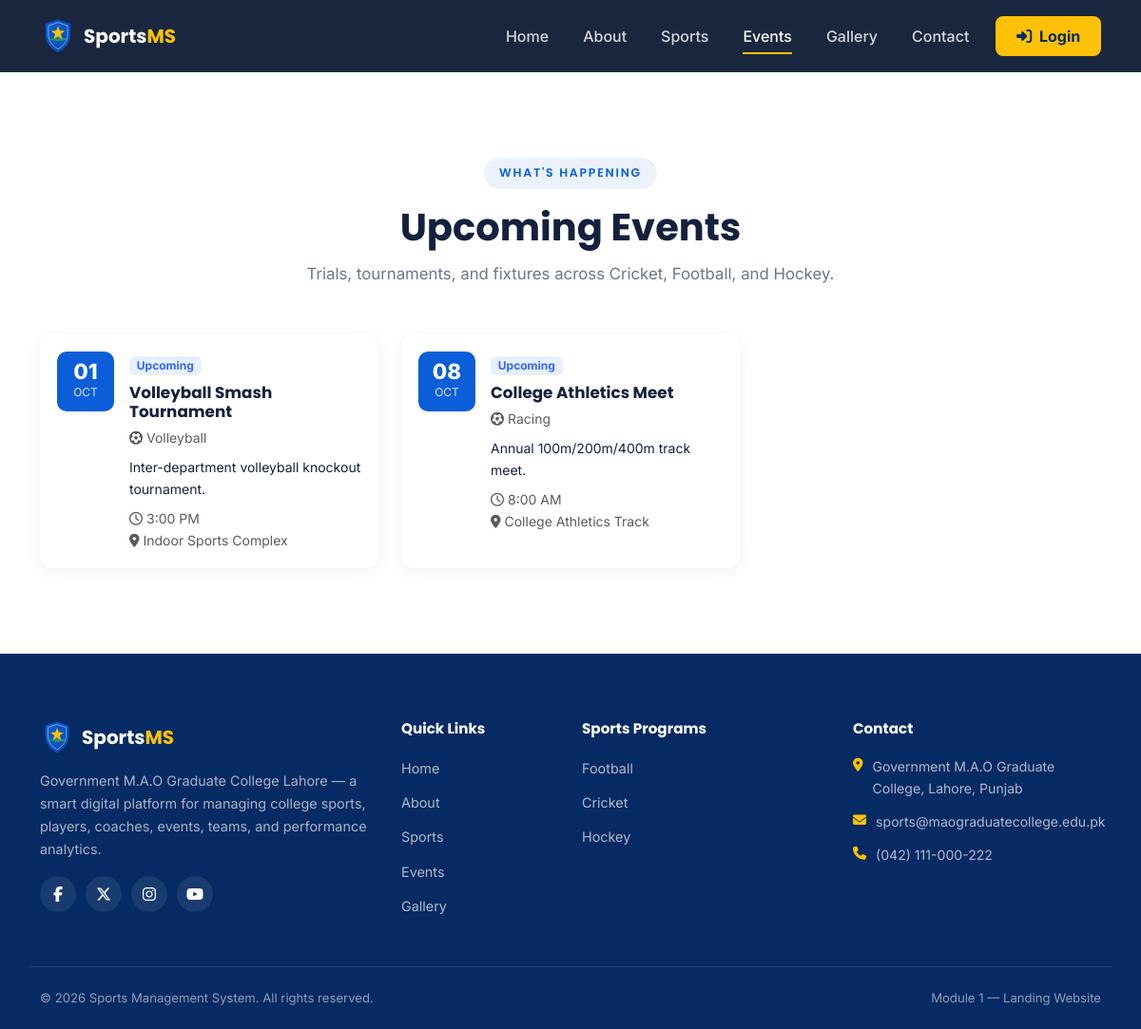
Page /pages/events.php on the committed database.
### tables this page shows
CREATE TABLE events (
    event_id       INT UNSIGNED AUTO_INCREMENT PRIMARY KEY,
    sport_id       INT UNSIGNED NOT NULL,
    coach_id       INT UNSIGNED DEFAULT NULL,
    title          VARCHAR(150) NOT NULL,
    description    TEXT DEFAULT NULL,
    venue          VARCHAR(150) DEFAULT NULL,
    event_date     DATE NOT NULL,
    start_time     TIME DEFAULT NULL,
    end_time       TIME DEFAULT NULL,
    banner_image   VARCHAR(255) DEFAULT NULL,
    status         ENUM('Upcoming','Running','Completed','Cancelled') NOT NULL DEFAULT 'Upcoming',
    created_at     TIMESTAMP NOT NULL DEFAULT CURRENT_TIMESTAMP,
    KEY idx_event_sport (sport_id),
    KEY idx_event_coach (coach_id),
    KEY idx_event_date (event_date),
    KEY idx_event_status (status),
    CONSTRAINT fk_event_sport FOREIGN KEY (sport_id)
        REFERENCES sports(sport_id) ON DELETE CASCADE ON UPDATE CASCADE,
    CONSTRAINT fk_event_coach FOREIGN KEY (coach_id)
        REFERENCES coaches(coach_id) ON DELETE SET NULL ON UPDATE CASCADE
);

CREATE TABLE sports (
    sport_id     INT UNSIGNED AUTO_INCREMENT PRIMARY KEY,
    sport_name   VARCHAR(50) NOT NULL,
    created_at   TIMESTAMP NOT NULL DEFAULT CURRENT_TIMESTAMP,
    UNIQUE KEY uq_sport_name (sport_name)
);

### includes/functions.php (called while the page is built, shortened)
<?php
function safeOut(?string $value): string {
    return htmlspecialchars($value ?? '', ENT_QUOTES, 'UTF-8');
}

### pages/events.php (the view, shortened to what this page needs)
<?php
require_once __DIR__ . '/../includes/header.php';
require_once __DIR__ . '/../includes/navbar.php';
$events = [];
if ($conn) {
    $events = $conn->query(
        "SELECT e.*, s.sport_name FROM events e
         JOIN sports s ON e.sport_id = s.sport_id
         WHERE e.status IN ('Upcoming','Running')
         ORDER BY e.event_date ASC, e.start_time ASC"
    )->fetch_all(MYSQLI_ASSOC);
}
?>
<section class="section">
  <div class="container">
    <div class="section-header text-center" data-aos="fade-up">
      <span class="section-tag">What's Happening</span>
      <h1 class="section-title">Upcoming Events</h1>
      <p class="section-subtitle">Trials, tournaments, and fixtures across Cricket, Football, and Hockey.</p>
    </div>
    <?php if (empty($events)): ?>
      <p class="text-center text-muted mt-4">No events are scheduled right now — check back soon.</p>
    <?php else: ?>
      <div class="row g-4">
        <?php foreach ($events as $i => $ev): ?>
          <div class="col-lg-4 col-md-6" data-aos="fade-up" data-aos-delay="<?php echo $i * 100; ?>">
            <div class="event-list-card">
              <div class="event-list-date">
                <span class="event-list-day"><?php echo date('d', strtotime($ev['event_date'])); ?></span>
                <span class="event-list-month"><?php echo date('M', strtotime($ev['event_date'])); ?></span>
              </div>
              <div class="event-list-body">
                <span class="badge <?php echo $ev['status'] === 'Running' ? 'badge-running' : 'badge-upcoming'; ?>"><?php echo safeOut($ev['status']); ?></span>
                <h3><?php echo safeOut($ev['title']); ?></h3>
                <p class="text-muted small mb-2"><i class="fa-solid fa-futbol me-1"></i><?php echo safeOut($ev['sport_name']); ?></p>
                <?php if ($ev['description']): ?><p class="small mb-2"><?php echo safeOut($ev['description']); ?></p><?php endif; ?>
                <p class="small text-muted mb-0">
                  <?php if ($ev['start_time']): ?><i class="fa-regular fa-clock me-1"></i><?php echo date('g:i A', strtotime($ev['start_time'])); ?><br><?php endif; ?>
                  <?php if ($ev['venue']): ?><i class="fa-solid fa-location-dot me-1"></i><?php echo safeOut($ev['venue']); ?><?php endif; ?>
                </p>
              </div>
            </div>
          </div>
        <?php endforeach; ?>
      </div>
    <?php endif; ?>
  </div>
</section>
<?php require_once __DIR__ . '/../includes/footer.php'; ?>

### assets/css/style.css (style rules this page uses)
:root { --primary: #0B5ED7; --primary-dark: #062a63; --secondary: #198754; --secondary-dark: #0f6b41; --accent: #FFC107; --accent-dark: #c98a00; --bg: #ffffff; --bg-alt: #f5f8fc; --text-dark: #14213d; --text-muted: #6c7789; --border: #e7ecf3; --radius: 14px; --shadow-sm: 0 4px 14px rgba(11,94,215,.07); --shadow-md: 0 12px 30px rgba(11,94,215,.12); --font-heading: 'Poppins', sans-serif; --font-body: 'Inter', sans-serif; }
* { box-sizing:border-box; }
html { scroll-behavior:smooth; }
body { font-family:var(--font-body); color:var(--text-dark); background:var(--bg); line-height:1.65; }
h1,h2,h3,h4,h5,h6 { font-family:var(--font-heading); font-weight:700; color:var(--text-dark); }
.section { padding:90px 0; }
.section-header { max-width:640px; margin:0 auto 50px; }
.section-tag { display:inline-block; font-family:var(--font-heading); font-size:.78rem; font-weight:600; letter-spacing:.14em; text-transform:uppercase; color:var(--primary); background:rgba(11,94,215,.08); padding:6px 16px; border-radius:30px; margin-bottom:16px; }
.section-title { font-size:clamp(1.8rem,3.5vw,2.5rem); margin-bottom:12px; }
.section-subtitle { color:var(--text-muted); font-size:1.05rem; margin:0; }
.badge-upcoming { background:#e9f0fb; color:#2a5da8; }

### pages/events.php (style rules this page uses)
.event-list-card { display:flex; gap:16px; background:#fff; border-radius:14px; padding:18px; box-shadow:0 4px 18px rgba(0,0,0,.06); height:100%; }
.event-list-date { flex:0 0 60px; text-align:center; background:var(--primary,#3366FF); color:#fff; border-radius:10px; padding:10px 4px; height:fit-content; }
.event-list-day { display:block; font-size:1.4rem; font-weight:800; line-height:1; }
.event-list-month { display:block; font-size:.75rem; text-transform:uppercase; opacity:.85; }
.event-list-body h3 { font-size:1.05rem; margin:6px 0; }
.badge-upcoming { background:#e7f0ff; color:#3366FF; }

### rows in the picture
events: event_date "01", event_date "OCT", status "Upcoming", title "Volleyball Smash Tournament", sport.sport_name "Volleyball", description "Inter-department volleyball knockout tournament.", start_time "3:00 PM", venue "Indoor Sports Complex"
events: event_date "08", event_date "OCT", status "Upcoming", title "College Athletics Meet", sport.sport_name "Racing", description "Annual 100m/200m/400m track meet.", start_time "8:00 AM", venue "College Athletics Track"

### other values in the picture
COLLEGE_NAME "Government M.A.O Graduate College Lahore"
SITE_ADDRESS "Government M.A.O Graduate College, Lahore, Punjab"
SITE_EMAIL "sports@maograduatecollege.edu.pk"
SITE_PHONE "(042) 111-000-222"
SITE_NAME "Sports Management System"
